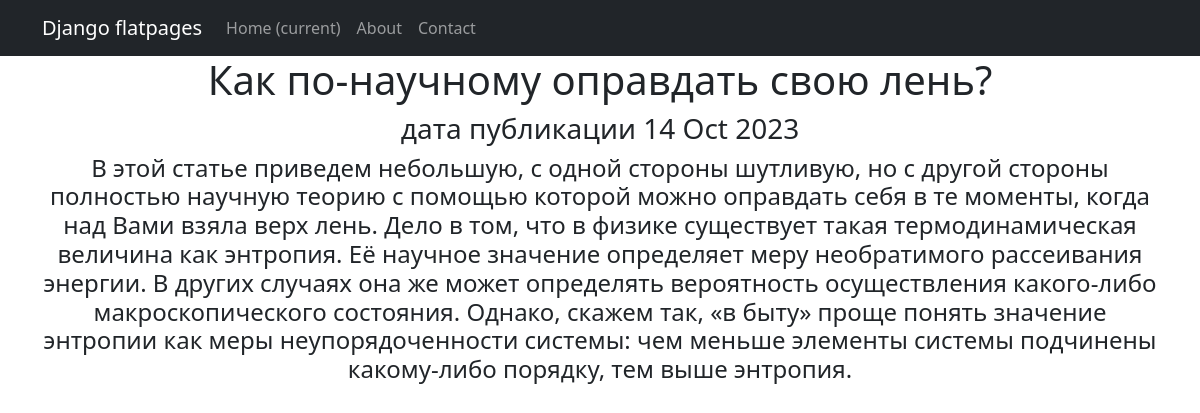
The page /news/2 on the database its author committed.
### news/models.py (models this page shows, shortened)
class Post(models.Model):
    author = models.ForeignKey(Author, on_delete=models.CASCADE)
    NEWS = "NW"
    ARTICLE = "AR"
    CHOICES_CATEGORY =(
        (NEWS, "Новости"),
        (ARTICLE, "Статьи"),
    )
    category_type = models.CharField(max_length=2, choices=CHOICES_CATEGORY, default=ARTICLE)
    date_created = models.DateTimeField(auto_now_add=True)
    heading = models.CharField(max_length=128)
    text = models.TextField()
    rating = models.SmallIntegerField(default=0)
    postCategory = models.ManyToManyField(Category, through='PostCategory')

### news/views.py (the view)
# urls.py: path('<int:pk>', PostDetail.as_view(), name='post_detail'),
class PostDetail(DetailView):
    model = Post
    template_name = 'post.html'
    context_object_name = 'post'

### news/templatetags/censor_filter.py (called while the page is built)
@register.filter()
def censor(text):
   tx = text.split()
   for a, b in enumerate(tx):
      if b in censor_words:
         tx[a] = b[0] + '*' * int(len(b) - 1)
   return ' '.join(tx)

### templates/post.html (shortened to what this page needs)
{% extends 'flatpages/default.html' %}
{% load censor_filter %}
{% load custom_tags %}
{% block content %}
<h1>{{ post.heading|censor }}</h1>
<h3>дата публикации {{ post.date_created|date:'d M Y'}}</h3>
<h4>{{ post.text|censor }}</h4>
{% endblock content %}

### rows shown on the page
Post: heading|censor "Как по-научному оправдать свою лень?", date_created "14 Oct 2023", text|censor "В этой статье приведем небольшую, с одной стороны шутливую, но с другой стороны полностью научную теорию с помощью которой можно оправдать себя в те моменты, когда над Вами взяла верх лень. Дело в том, что в физике существует такая термодинамическая величина как энтропия. Её научное значение определяет меру необратимого рассеивания энергии. В других случаях она же может определять вероятность осуществления какого-либо макроскопического состояния. Однако, скажем так, «в быту» проще понять значение энтропии как меры неупорядоченности системы: чем меньше элементы системы подчинены какому-либо порядку, тем выше энтропия."
